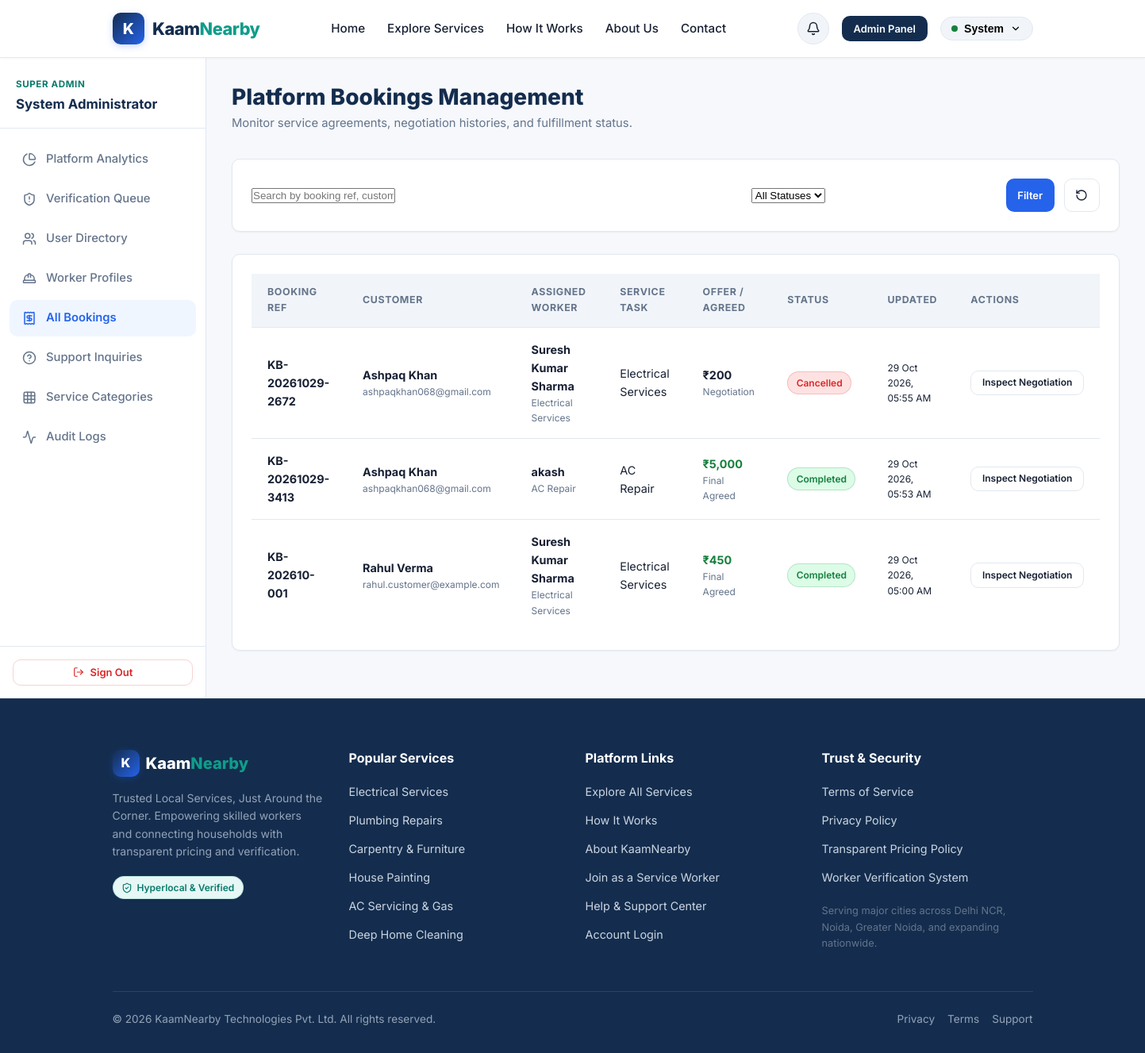
Screenshot of /admin/bookings (signed in) with the database file from the repository.
### tables this page shows
CREATE TABLE users (
    id INTEGER PRIMARY KEY AUTOINCREMENT,
    name TEXT NOT NULL,
    email TEXT UNIQUE NOT NULL,
    password_hash TEXT NOT NULL,
    role TEXT NOT NULL CHECK(role IN ('customer', 'worker', 'admin')),
    phone TEXT,
    city TEXT NOT NULL,
    is_active INTEGER DEFAULT 1,
    created_at TIMESTAMP DEFAULT CURRENT_TIMESTAMP
);

CREATE TABLE bookings (
    id INTEGER PRIMARY KEY AUTOINCREMENT,
    booking_ref TEXT UNIQUE NOT NULL,
    customer_id INTEGER NOT NULL REFERENCES users(id),
    worker_id INTEGER NOT NULL REFERENCES workers(id),
    service TEXT NOT NULL,
    service_date TEXT NOT NULL,
    service_time TEXT NOT NULL,
    address TEXT NOT NULL,
    description TEXT NOT NULL,
    initial_offer REAL NOT NULL,
    current_offer REAL NOT NULL,
    agreed_price REAL DEFAULT NULL,
    status TEXT DEFAULT 'pending' CHECK(status IN ('pending', 'countered', 'confirmed', 'in_progress', 'completed', 'cancelled', 'rejected')),
    cancelled_by INTEGER REFERENCES users(id),
    cancel_reason TEXT,
    created_at TIMESTAMP DEFAULT CURRENT_TIMESTAMP,
    updated_at TIMESTAMP DEFAULT CURRENT_TIMESTAMP
);

CREATE TABLE workers (
    id INTEGER PRIMARY KEY AUTOINCREMENT,
    user_id INTEGER UNIQUE NOT NULL REFERENCES users(id) ON DELETE CASCADE,
    category TEXT NOT NULL,
    bio TEXT,
    experience_years INTEGER DEFAULT 2,
    starting_price REAL DEFAULT 300.0,
    service_area TEXT,
    available INTEGER DEFAULT 1 CHECK(available IN (0, 1)),
    verification_status TEXT DEFAULT 'pending' CHECK(verification_status IN ('pending', 'approved', 'rejected')),
    created_at TIMESTAMP DEFAULT CURRENT_TIMESTAMP,
    updated_at TIMESTAMP DEFAULT CURRENT_TIMESTAMP
);

### app.py (the view)
    @app.route('/admin/bookings')
    @admin_required
    def admin_bookings():
        status_filter = request.args.get('status', 'all').strip()
        search_query = request.args.get('q', '').strip()
        db = get_db()
        conditions = ["1=1"]
        params = []
        if status_filter != 'all':
            conditions.append("b.status = ?")
            params.append(status_filter)
        if search_query:
            conditions.append("(b.booking_ref LIKE ? OR cu.name LIKE ? OR wu.name LIKE ? OR b.service LIKE ?)")
            wildcard = f"%{search_query}%"
            params.extend([wildcard, wildcard, wildcard, wildcard])
        where_clause = " AND ".join(conditions)
        bookings = db.execute(f"""
            SELECT b.*, cu.name as customer_name, cu.email as customer_email,
                   wu.name as worker_name, wu.email as worker_email, w.category
            FROM bookings b
            JOIN users cu ON b.customer_id = cu.id
            JOIN workers w ON b.worker_id = w.id
            JOIN users wu ON w.user_id = wu.id
            WHERE {where_clause}
            ORDER BY b.updated_at DESC
        """, params).fetchall()
        return render_template('admin/bookings.html', bookings=bookings, current_status=status_filter, search_query=search_query)

### templates/admin/bookings.html (shortened to what this page needs)
{% extends 'base.html' %}
{% block content %}
<div class="dashboard-layout">
  {% include 'partials/sidebar.html' %}
  <div class="dashboard-content">
    <div class="dashboard-header">
      <div>
        <h1 class="dashboard-title">Platform Bookings Management</h1>
        <p class="dashboard-subtitle">Monitor service agreements, negotiation histories, and fulfillment status.</p>
      </div>
    </div>
    <div class="card mb-6">
      <div class="card-body">
        <form action="{{ url_for('admin_bookings') }}" method="GET" class="flex items-center gap-3 flex-wrap">
          <div style="flex: 2; min-width: 220px;">
            <input type="text" name="q" class="form-control" placeholder="Search by booking ref, customer, worker, service..." value="{{ search_query }}">
          </div>
          <div style="flex: 1; min-width: 150px;">
            <select name="status" class="form-control">
              <option value="all" {{ 'selected' if current_status == 'all' else '' }}>All Statuses</option>
            </select>
          </div>
          <button type="submit" class="btn btn-primary btn-sm" style="height: 42px;">Filter</button>
          <a href="{{ url_for('admin_bookings') }}" class="btn btn-outline btn-sm" style="height: 42px;" title="Reset">
            <i data-lucide="rotate-ccw" style="width: 16px; height: 16px;"></i>
          </a>
        </form>
      </div>
    </div>
    <div class="card">
      <div class="card-body p-0">
        {% if bookings %}
          <div class="table-responsive">
            <table class="data-table">
              <thead>
                <tr>
                  <th>Booking Ref</th>
                  <th>Customer</th>
                  <th>Assigned Worker</th>
                  <th>Service Task</th>
                  <th>Offer / Agreed</th>
                  <th>Status</th>
                  <th>Updated</th>
                  <th>Actions</th>
                </tr>
              </thead>
              <tbody>
                {% for b in bookings %}
                  <tr>
                    <td><strong>{{ b.booking_ref }}</strong></td>
                    <td>
                      <div class="font-bold">{{ b.customer_name }}</div>
                      <div class="text-xs text-muted">{{ b.customer_email }}</div>
                    </td>
                    <td>
                      <div class="font-bold">{{ b.worker_name }}</div>
                      <div class="text-xs text-muted">{{ b.category }}</div>
                    </td>
                    <td>{{ b.service }}</td>
                    <td>
                      {% if b.agreed_price %}
                        <div class="font-bold" style="color: var(--color-success);">{{ b.agreed_price|currency }}</div>
                        <div class="text-xs text-muted">Final Agreed</div>
                      {% else %}
                        <div class="font-bold">{{ b.current_offer|currency }}</div>
                        <div class="text-xs text-muted">Negotiation</div>
                      {% endif %}
                    </td>
                    <td>
                      <span class="badge badge-{{ b.status }}">{{ b.status|replace('_', ' ') }}</span>
                    </td>
                    <td class="text-xs text-muted">{{ b.updated_at|format_date }}</td>
                    <td>
                      <a href="{{ url_for('admin_booking_detail', booking_id=b.id) }}" class="btn btn-outline btn-sm" style="font-size:0.75rem;">
                        Inspect Negotiation
                      </a>
                    </td>
                  </tr>
                {% endfor %}
              </tbody>
            </table>
          </div>
        {% else %}
          <div class="empty-state">
            <div class="empty-state-title">No Bookings Found</div>
            <p class="empty-state-text">No booking records match your query.</p>
          </div>
        {% endif %}
      </div>
    </div>
  </div>
</div>
{% endblock %}

### templates/partials/navbar.html (shortened to what this page needs)
<nav class="navbar">
  <div class="container nav-container">
    <a href="{{ url_for('index') }}" class="brand-logo">
      <div class="brand-icon-box">K</div>
      <span>Kaam<span class="accent">Nearby</span></span>
    </a>
    <ul class="nav-links" id="navLinks">
      <li><a href="{{ url_for('index') }}" class="{{ 'active' if request.endpoint == 'index' else '' }}">Home</a></li>
      <li><a href="{{ url_for('services') }}" class="{{ 'active' if request.endpoint == 'services' else '' }}">Explore Services</a></li>
      <li><a href="{{ url_for('how_it_works') }}" class="{{ 'active' if request.endpoint == 'how_it_works' else '' }}">How It Works</a></li>
      <li><a href="{{ url_for('about') }}" class="{{ 'active' if request.endpoint == 'about' else '' }}">About Us</a></li>
      <li><a href="{{ url_for('contact') }}" class="{{ 'active' if request.endpoint == 'contact' else '' }}">Contact</a></li>
    </ul>
    <div class="nav-actions">
      {% if current_user %}
        <a href="{{ url_for('notifications') }}" class="notif-btn" title="Notifications">
          <i data-lucide="bell" style="width: 18px; height: 18px;"></i>
        </a>
        {% if current_user.role == 'customer' %}
          <a href="{{ url_for('customer_dashboard') }}" class="btn btn-outline-primary btn-sm">Dashboard</a>
        {% elif current_user.role == 'worker' %}
          <a href="{{ url_for('worker_dashboard') }}" class="btn btn-teal btn-sm">Worker Hub</a>
        {% elif current_user.role == 'admin' %}
          <a href="{{ url_for('admin_dashboard') }}" class="btn btn-navy btn-sm">Admin Panel</a>
        {% endif %}
        <div class="user-dropdown">
          <button class="dropdown-trigger" id="userDropdownTrigger" type="button">
            <span style="display:inline-block; width:8px; height:8px; border-radius:50%; background:var(--color-success);"></span>
            <span>{{ current_user.name.split(' ')[0] }}</span>
            <i data-lucide="chevron-down" style="width: 14px; height: 14px;"></i>
          </button>
        </div>
      {% else %}
        <a href="{{ url_for('login') }}" class="btn btn-outline btn-sm">Log In</a>
        <a href="{{ url_for('register') }}" class="btn btn-primary btn-sm">Get Started</a>
      {% endif %}
    </div>
  </div>
</nav>

### templates/partials/sidebar.html (shortened to what this page needs)
<aside class="sidebar">
  <div>
    <div class="sidebar-header">
      <div class="sidebar-user-role">
        {% if current_user.role == 'customer' %}
          Customer Portal
        {% elif current_user.role == 'worker' %}
          Worker Hub
        {% elif current_user.role == 'admin' %}
          Super Admin
        {% endif %}
      </div>
      <div class="sidebar-user-name">{{ current_user.name }}</div>
    </div>
    <ul class="sidebar-nav">
      {% if current_user.role == 'customer' %}
        <li>
          <a href="{{ url_for('customer_dashboard') }}" class="{{ 'active' if request.endpoint == 'customer_dashboard' else '' }}">
            <i data-lucide="layout-dashboard"></i> Overview
          </a>
        </li>
        <li>
          <a href="{{ url_for('services') }}">
            <i data-lucide="search"></i> Find Services
          </a>
        </li>
        <li>
          <a href="{{ url_for('customer_bookings') }}" class="{{ 'active' if request.endpoint in ('customer_bookings', 'customer_booking_detail') else '' }}">
            <i data-lucide="calendar"></i> My Bookings
          </a>
        </li>
        <li>
          <a href="{{ url_for('notifications') }}" class="{{ 'active' if request.endpoint == 'notifications' else '' }}">
            <i data-lucide="bell"></i> Notifications
            {% if unread_notifications_count > 0 %}
              <span class="badge badge-pending" style="margin-left:auto; font-size:0.7rem; padding:0.15rem 0.45rem;">{{ unread_notifications_count }}</span>
            {% endif %}
          </a>
        </li>
        <li>
          <a href="{{ url_for('customer_profile') }}" class="{{ 'active' if request.endpoint == 'customer_profile' else '' }}">
            <i data-lucide="user"></i> Profile Settings
          </a>
        </li>
      {% elif current_user.role == 'admin' %}
        <li>
          <a href="{{ url_for('admin_dashboard') }}" class="{{ 'active' if request.endpoint == 'admin_dashboard' else '' }}">
            <i data-lucide="pie-chart"></i> Platform Analytics
          </a>
        </li>
        <li>
          <a href="{{ url_for('admin_verifications') }}" class="{{ 'active' if request.endpoint == 'admin_verifications' else '' }}">
            <i data-lucide="shield-alert"></i> Verification Queue
          </a>
        </li>
        <li>
          <a href="{{ url_for('admin_users') }}" class="{{ 'active' if request.endpoint == 'admin_users' else '' }}">
            <i data-lucide="users"></i> User Directory
          </a>
        </li>
        <li>
          <a href="{{ url_for('admin_workers') }}" class="{{ 'active' if request.endpoint == 'admin_workers' else '' }}">
            <i data-lucide="hard-hat"></i> Worker Profiles
          </a>
        </li>
        <li>
          <a href="{{ url_for('admin_bookings') }}" class="{{ 'active' if request.endpoint in ('admin_bookings', 'admin_booking_detail') else '' }}">
            <i data-lucide="receipt"></i> All Bookings
          </a>
        </li>
        <li>
          <a href="{{ url_for('admin_support') }}" class="{{ 'active' if request.endpoint in ('admin_support', 'admin_support_detail') else '' }}">
            <i data-lucide="help-circle"></i> Support Inquiries
          </a>
        </li>
        <li>
          <a href="{{ url_for('admin_categories') }}" class="{{ 'active' if request.endpoint == 'admin_categories' else '' }}">
            <i data-lucide="grid"></i> Service Categories
          </a>
        </li>
        <li>
          <a href="{{ url_for('admin_audit_logs') }}" class="{{ 'active' if request.endpoint == 'admin_audit_logs' else '' }}">
            <i data-lucide="activity"></i> Audit Logs
          </a>
        </li>
      {% endif %}
    </ul>
  </div>
  <div class="sidebar-footer">
    <a href="{{ url_for('logout') }}" class="btn btn-outline btn-sm btn-block" style="color:var(--color-error); border-color:rgba(220,38,38,0.2);">
      <i data-lucide="log-out" style="width:14px; height:14px;"></i> Sign Out
    </a>
  </div>
</aside>

### rows the page displays
users: name "System", name "System Administrator"
bookings: booking_ref "KB-20261029-2672", customer_name "Ashpaq Khan", customer_email "ashpaqkhan068@gmail.com", worker_name "Suresh Kumar Sharma", category "Electrical Services", service "Electrical Services", current_offer "₹200", status "Cancelled", updated_at "29 Oct 2026, 05:55 AM"
bookings: booking_ref "KB-20261029-3413", customer_name "Ashpaq Khan", customer_email "ashpaqkhan068@gmail.com", worker_name "akash", category "AC Repair", service "AC Repair", agreed_price "₹5,000", status "Completed", updated_at "29 Oct 2026, 05:53 AM"
bookings: booking_ref "KB-202610-001", customer_name "Rahul Verma", customer_email "rahul.customer@example.com", worker_name "Suresh Kumar Sharma", category "Electrical Services", service "Electrical Services", agreed_price "₹450", status "Completed", updated_at "29 Oct 2026, 05:00 AM"
